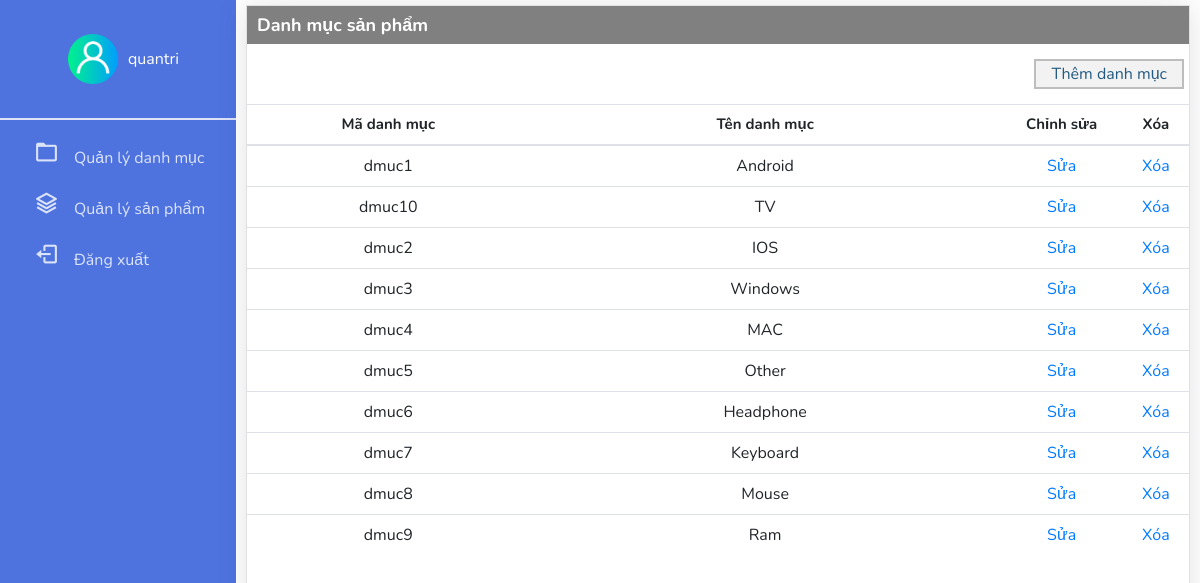
/category.php (signed in), run on the app's committed database.
### tables this page shows
CREATE TABLE `danhmucsanpham` (
  `madm` varchar(10) NOT NULL,
  `tendm` tinytext NOT NULL
);

### category.php (the view, shortened to what this page needs)
<?php
include "config.php";
if(isset($_SESSION['username']) && $_SESSION['username']){
    $username = $_SESSION['username'];
    $sql = "select * from danhmucsanpham";
    $result = mysqli_query($conn, $sql);
}else{
    header("Location:login.php");
}
?>
<!DOCTYPE html>
<html style="height: 100%;">
    <head>
        <link rel="stylesheet" type="text/css" href="css/admin.css">
        <link href="https://cdn.jsdelivr.net/npm/boxicons@latest/css/boxicons.min.css" rel="stylesheet">
        <link rel="stylesheet" href="https://stackpath.bootstrapcdn.com/bootstrap/4.1.3/css/bootstrap.min.css"
>
    </head>
    <body class="admin-body" style="height: 100%;">
        <div class="left-menu">
            <div class="user">
                <img src="./user.png" style="width: 50px; height:50px;">
                <p style="color:white; width: 50px; height:50px; text-align:center; padding:25px 10px;"><?php echo $username ?></p>
            </div>
            <div class="menu-list">
                <div class="nav-list" id="category"><i class='bx bx-folder nav_icon active'></i><a class="active" id="category-link" href="category.php">Quản lý danh mục</a></div>
                <div class="nav-list" id="product"><i class='bx bx-layer nav_logo-icon'></i><a id="product-link" href="product.php">Quản lý sản phẩm</a></div>
                <div class="nav-list" id="product"><i class='bx bx-log-out nav_icon'></i><a href="logout.php">Đăng xuất</a></div>
            </div>
        </div>
        <div class="right-content">
            <div class="table-name">
                Danh mục sản phẩm
            </div>
            <div class="add-category">
                <a href="./add_category.php">Thêm danh mục</a>
            </div>
            <table class="table">
                <thead>
                    <tr>
                        <th style="width:30%">Mã danh mục</th>
                        <th style="width:50%">Tên danh mục</th>
                        <th>Chỉnh sửa</th>
                        <th>Xóa</th>
                    </tr>
                </thead>
                <tbody>
                    <?php
                        while($row = mysqli_fetch_array($result))
                        {
                    ?>
                    <tr>
                        <td style="width:30%"><?php echo $row['madm'] ?></td>
                        <td style="width:50%"><?php echo $row['tendm'] ?></td>
                        <td><a href="./edit_category.php?madm=<?php echo $row['madm'] ?>&tendm=<?php echo $row['tendm']?>">Sửa</a></td>
                        <td><a href="./delete_catgory.php?action=delete&madm=<?php echo $row['madm'] ?>">Xóa</a></td>
                    </tr>
                    <?php }?>
                </tbody>
            </table>
        </div>
    </body>
</html>

### css/admin.css (style rules this page uses)
html, body { width: 100%; min-height: 100% ; overflow: auto; }
* { font-family: 'Nunito', sans-serif; box-sizing: border-box; margin: 0; padding: 0; }
body { display: flex; flex-direction: row; line-height: 1 !important; position: relative; }
.left-menu { width: 20% !important; height: inherit; background-color: #4e73df; }
.user { width: 100%; height: 120px; display: flex; justify-content: center; align-items: center; border-bottom: 2px solid rgba(255,255,255,.8); }
.nav-list { text-align: left; padding: 5px 30px; margin: 15px 0px; border-left: 4px solid #4e73df; font-size: 16px; }
.nav-list i { margin-right: 15px; font-size: 25px; color: rgba(255,255,255,.8); }
.nav-list a { text-decoration: none !important; color: rgba(255,255,255,.8); }
.right-content { display: flex; flex-direction: column; width: 80%; margin: 5px 10px; border: 1px solid rgba(58,59,69,.15); box-shadow: 0 .15rem 1.75rem 0 rgba(58,59,69,.15)!important; }
.right-content .table-name { width: 100%; font-size: 18px; font-weight: bold; padding: 10px 10px; text-align: left; background-color: gray; color: white; margin: 0; }
th { text-align: center !important; font-size: 15px; }
td { text-align: center; }
.right-content .add-category { padding: 15px 5px; }
.right-content .add-category a { padding: 5px 15px; float: right; background-color: #f2f2f2; color: #235a81; border: 2px solid #bdbdbd; }

### data on the page
danhmucsanpham: madm "dmuc1", tendm "Android"
danhmucsanpham: madm "dmuc10", tendm "TV"
danhmucsanpham: madm "dmuc2", tendm "IOS"
danhmucsanpham: madm "dmuc3", tendm "Windows"
danhmucsanpham: madm "dmuc4", tendm "MAC"
danhmucsanpham: madm "dmuc5", tendm "Other"
danhmucsanpham: madm "dmuc6", tendm "Headphone"
danhmucsanpham: madm "dmuc7", tendm "Keyboard"
danhmucsanpham: madm "dmuc8", tendm "Mouse"
danhmucsanpham: madm "dmuc9", tendm "Ram"

### other printed values
$username "quantri"
